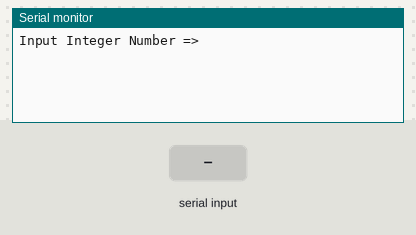
This sketch was run on a simulated Arduino Uno, built with avr-gcc and run on an emulated ATmega328P. Shown: the last lines printed to the serial monitor. The test bench sets the inputs (shaded band).

Above: at 1.2 s.
1.3 s: "90,45\n" received over Serial
At 2.2 s:
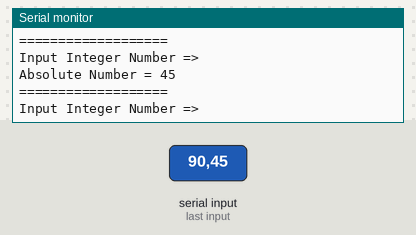
2.8 s: "30,150\n" received over Serial
At 4.5 s:
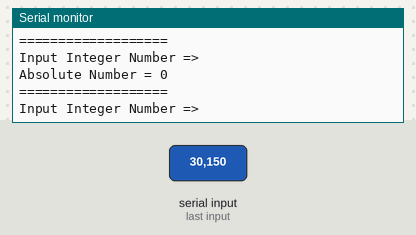
Timing chart, 0 to 6.0 s (numbered marks = the images above; inputs shaded):
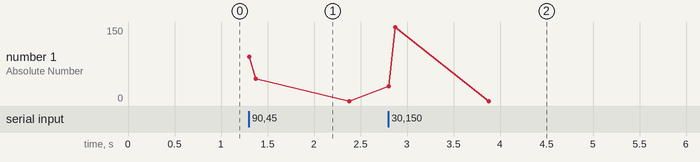

The sketch:

4-5.ino
```cpp
void setup() {
  // 시리얼 통신 속도 설정 : 속도 9600 bps, 8데이터 비트, 패리티 없음, 한 개의 스톱비트
 Serial.begin(9600) ;

}
void loop() {
      int num, abs_value;

      Serial.println("Input Integer Number =>");

     // PC에서 데이터가 전송되어 올때까지 기다린다.
      while(1) {
       if(Serial.available() > 0 ) break;
      }

      num = Serial.parseInt();

      abs_value = num >0 ? num : num *-1 ;
      Serial.print("Absolute Number = ");
      Serial.println(abs_value);


    Serial.println("===================");
  }
```

Measured:
- after the input at 1.3 s, the serial monitor: prints a new line at once (image 1)
- after the input at 2.8 s, the serial monitor: prints a new line at once (image 2)
